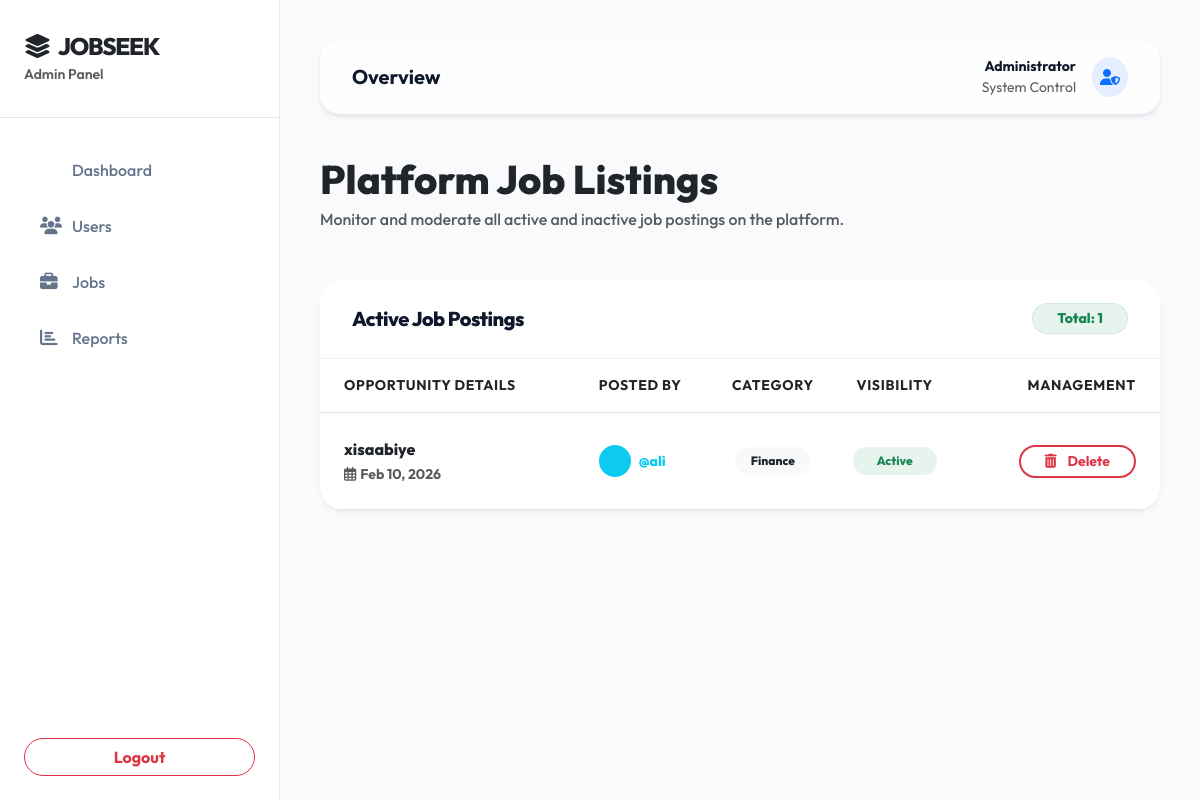
The page /admin/jobs.php (signed in) on the database its author committed.
### tables this page shows
CREATE TABLE `jobs` (
  `id` int(11) NOT NULL,
  `employer_id` int(11) NOT NULL,
  `title` varchar(255) NOT NULL,
  `description` text NOT NULL,
  `category` varchar(100) DEFAULT NULL,
  `job_type` enum('Full-time','Part-time','Contract','Freelance') DEFAULT 'Full-time',
  `salary` varchar(50) DEFAULT NULL,
  `location` varchar(100) DEFAULT NULL,
  `status` enum('active','closed') DEFAULT 'active',
  `created_at` timestamp NOT NULL DEFAULT current_timestamp(),
  `deadline` datetime DEFAULT NULL
);

CREATE TABLE `users` (
  `id` int(11) NOT NULL,
  `username` varchar(50) NOT NULL,
  `password` varchar(255) NOT NULL,
  `email` varchar(100) NOT NULL,
  `role` enum('admin','employer','seeker') NOT NULL,
  `created_at` timestamp NOT NULL DEFAULT current_timestamp()
);

### admin/jobs.php (the view, shortened to what this page needs)
<?php
require_once '../includes/db.php';
include 'admin_layout_top.php';
$jobs = $pdo->query("
    SELECT j.*, u.username as employer_name
    FROM jobs j
    JOIN users u ON j.employer_id = u.id
    ORDER BY j.created_at DESC
")->fetchAll();
?>
<div class="animate-up">
    <div class="mb-5">
        <h2 class="fw-800 text-dark display-6 mb-1">Platform Job Listings</h2>
        <p class="text-muted fw-medium">Monitor and moderate all active and inactive job postings on the platform.</p>
    </div>
    <div class="row">
        <div class="col-lg-12">
            <div class="card premium-card border-0">
                <div class="card-header-premium d-flex justify-content-between align-items-center">
                    <h5 class="fw-800 mb-0">Active Job Postings</h5>
                    <div class="bg-success bg-opacity-10 text-success px-4 py-1 rounded-pill fw-800 small border border-success border-opacity-10">Total: <?php echo count($jobs); ?></div>
                </div>
                <div class="card-body p-0">
                    <div class="table-responsive">
                        <table class="table table-hover mb-0 align-middle">
                            <thead class="bg-light bg-opacity-50 text-muted small text-uppercase fw-800 tracking-wider">
                                <tr>
                                    <th class="px-4 py-3">Opportunity Details</th>
                                    <th class="py-3">Posted By</th>
                                    <th class="py-3 text-center">Category</th>
                                    <th class="py-3 text-center">Visibility</th>
                                    <th class="text-end px-4 py-3">Management</th>
                                </tr>
                            </thead>
                            <tbody class="border-top-0">
                                <?php if ($jobs): ?>
                                    <?php foreach ($jobs as $job): ?>
                                    <tr>
                                        <td class="px-4 py-4">
                                            <span class="fw-800 d-block text-dark fs-6"><?php echo htmlspecialchars($job['title']); ?></span>
                                            <span class="small text-muted fw-bold"><i class="far fa-calendar-alt me-1 text-accent"></i><?php echo date('M d, Y', strtotime($job['created_at'])); ?></span>
                                        </td>
                                        <td class="py-4">
                                            <div class="d-flex align-items-center">
                                                <div class="bg-info bg-opacity-5 text-info rounded-circle p-2 me-2 small fw-800 border border-info border-opacity-10" style="width: 32px; height: 32px; display: flex; align-items: center; justify-content: center;">
                                                    <i class="fas fa-building small"></i>
                                                </div>
                                                <span class="text-info small fw-800">@<?php echo htmlspecialchars($job['employer_name']); ?></span>
                                            </div>
                                        </td>
                                        <td class="py-4 text-center">
                                            <span class="badge bg-light text-dark border-0 rounded-pill px-3 py-2 fw-800 small"><?php echo htmlspecialchars($job['category']); ?></span>
                                        </td>
                                        <td class="py-4 text-center">
                                            <?php
                                            $status_class = $job['status'] == 'active' ? 'bg-success bg-opacity-10 text-success' : 'bg-danger bg-opacity-10 text-danger';
                                            ?>
                                            <span class="badge rounded-pill px-4 py-2 fw-800 <?php echo $status_class; ?>">
                                                <?php echo ucfirst($job['status']); ?>
                                            </span>
                                        </td>
                                        <td class="text-end px-4 py-4">
                                            <a href="?delete=<?php echo $job['id']; ?>" class="btn btn-outline-danger btn-sm rounded-pill px-4 fw-bold border-2" onclick="return confirm('Moderate Content! Are you sure you want to delete this job posting?')">
                                                <i class="fas fa-trash-alt me-2"></i> Delete
                                            </a>
                                        </td>
                                    </tr>
                                    <?php endforeach; ?>
                                <?php endif; ?>
                            </tbody>
                        </table>
                    </div>
                </div>
            </div>
        </div>
    </div>
</div>
</div>
<?php include 'admin_layout_bottom.php'; ?>

### admin/admin_layout_top.php (style rules this page uses)
:root { --primary: #0f172a; --primary-dark: #020617; --accent: #00d2ff; --accent-glow: rgba(0, 210, 255, 0.3); --premium-gradient: linear-gradient(135deg, #0f172a 0%, #1e293b 100%); --sidebar-bg: #ffffff; --main-bg: #f8fafc; --border-color: #e2e8f0; --card-shadow: 0 10px 25px -5px rgba(0, 0, 0, 0.05), 0 8px 10px -6px rgba(0, 0, 0, 0.05); }
body { font-family: 'Outfit', sans-serif; background-color: var(--main-bg); color: var(--primary); overflow-x: hidden; }
.premium-card { background: #ffffff; border: 1px solid rgba(15, 23, 42, 0.08); border-radius: 1.5rem; box-shadow: 0 4px 6px -1px rgba(0, 0, 0, 0.05), 0 2px 4px -1px rgba(0, 0, 0, 0.03); transition: all 0.4s cubic-bezier(0.165, 0.84, 0.44, 1); position: relative; overflow: hidden; }
.premium-card::before { content: ''; position: absolute; top: 0; left: 0; width: 100%; height: 4px; background: var(--accent); opacity: 0; transition: opacity 0.3s ease; }
.card-header-premium { background: transparent !important; border-bottom: 1px solid rgba(15, 23, 42, 0.05) !important; padding: 1.5rem 2rem !important; }
.card-header-premium h5 { font-weight: 800; margin-bottom: 0; color: var(--primary); letter-spacing: -0.5px; }
.animate-up { animation: fadeInUp 0.5s forwards; }
.tracking-wider { letter-spacing: 0.05em; }
.fw-800 { font-weight: 800; }

### rows shown on the page
jobs: title "xisaabiye", created_at "Feb 10, 2026", employer.username "ali", category "Finance", status "Active"

### other values the page prints
count($jobs) "1"
